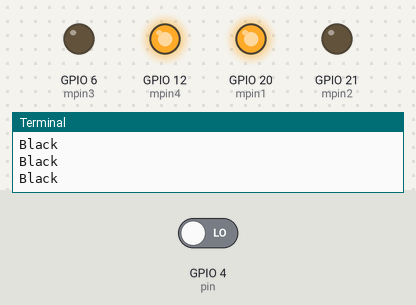
This program was run on a simulated Raspberry Pi (BCM pin numbers). Shown: output pins drawn as LEDs (lit = HIGH), the last lines printed to the terminal. The test bench sets the inputs (shaded band); at power-on: GPIO 4 (pin) LOW.

Above: at 1.2 s.
1.3 s: GPIO 4 (pin) driven HIGH
At 2.1 s:
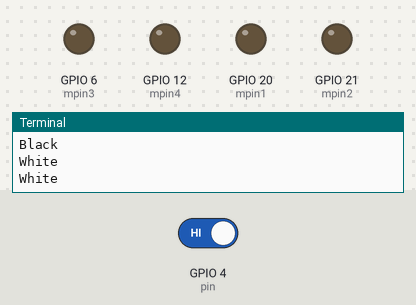
3.0 s: GPIO 4 (pin) driven LOW
At 4.4 s:
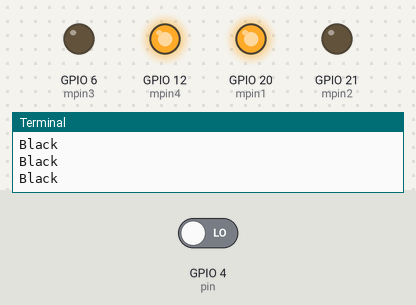
Timing chart, 0 to 6.0 s (numbered marks = the images above; inputs shaded):
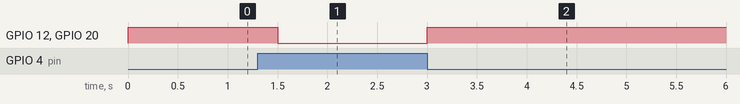

Measured:
- after the input at 1.3 s, GPIO 12 (mpin4), GPIO 20 (mpin1): HIGH → LOW after 0.20 s
- after the input at 3.0 s, GPIO 12 (mpin4), GPIO 20 (mpin1): LOW → HIGH at once

The program:

colorsort.py
```python
import RPi.GPIO as GPIO
import sys
import time


pin = 4        # 라인 근접 센서
mpin1 = 20      # 앞 왼 바퀴1
mpin2 = 21      # 앞 왼 바퀴2
mpin3 = 6       # 앞 오 바퀴1
mpin4 = 12      # 앞 오 바퀴2

GPIO.setmode(GPIO.BCM)
GPIO.setup(pin, GPIO.IN)
GPIO.setup(mpin1, GPIO.OUT)
GPIO.setup(mpin2, GPIO.OUT)
GPIO.setup(mpin3, GPIO.OUT)
GPIO.setup(mpin4, GPIO.OUT)

try:
    while True:
        if GPIO.input(pin) == True:
            print("White")
            GPIO.output(mpin1, False)
            GPIO.output(mpin2, False)
            GPIO.output(mpin3, False)
            GPIO.output(mpin4, False)
            time.sleep(0.3)
        elif GPIO.input(pin) == False:
            print("Black")
            GPIO.output(mpin1, True)
            GPIO.output(mpin2, False)
            GPIO.output(mpin3, False)
            GPIO.output(mpin4, True)
            time.sleep(0.3)

except KeyboardInterrupt:
    GPIO.cleanup()
    sys.exit()
```
